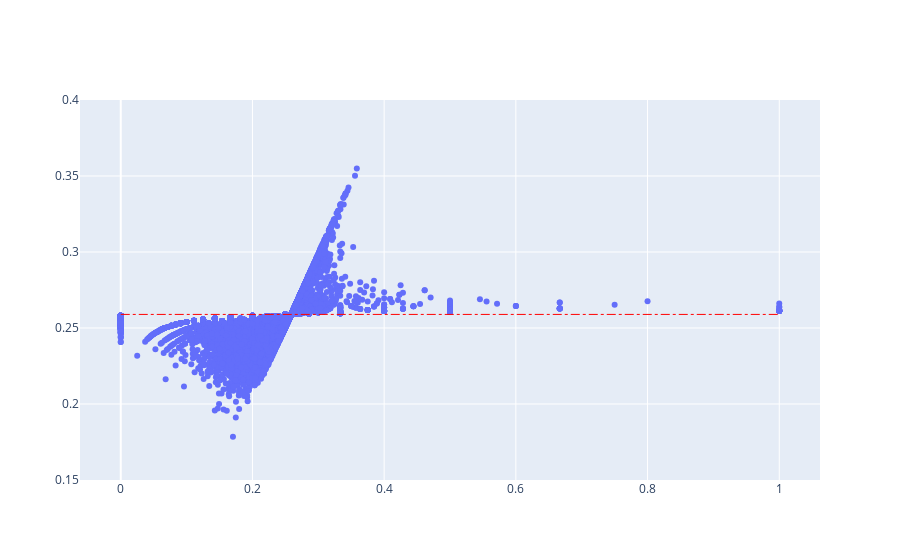

Source (notebook cell):
### Code cell
prior = alpha0 / (alpha0 + beta0)
data = [
    go.Scatter(x=career_500['average'], y=career_500['estimated_average'],
        mode='markers',
    )
]
fig = go.Figure(data=data)
fig.update_yaxes(range=[0.15, 0.4])
fig.add_shape(type='line',
    x0=0, x1=1, y0=prior, y1=prior,
    line=dict(
        color="red",
        width=1,
        dash="dashdot",
    )
)
fig.show()

### Figure 1 — Plotly figure (JSON) as saved in the notebook; plotly's stock layout.template omitted (floating-point values rounded to 4 significant figures; data arrays with more than 128 entries replaced by an {"elided": "..."} marker saying what was removed)
{"data": [{"mode": "markers", "type": "scatter", "x": {"elided": "9429 float values"}, "y": {"elided": "9429 float values"}}], "layout": {"shapes": [{"line": {"color": "red", "dash": "dashdot", "width": 1}, "type": "line", "x0": 0, "x1": 1, "y0": 0.2589, "y1": 0.2589}], "yaxis": {"range": [0.15, 0.4]}}}
